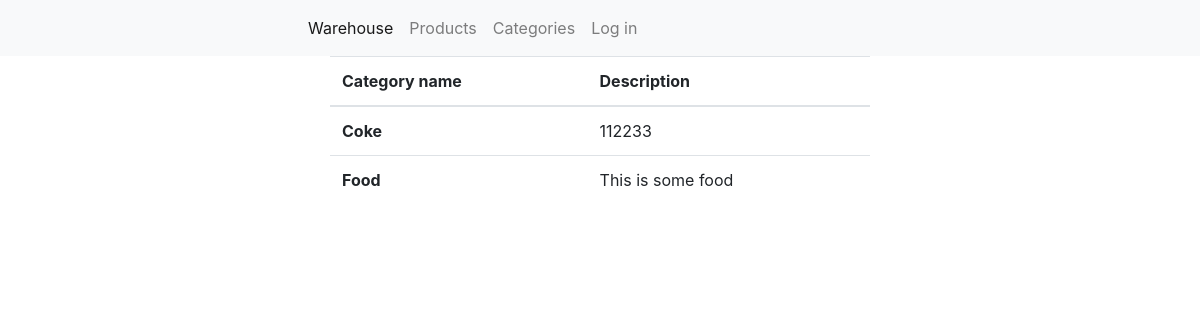
The page /categories/ on the database as committed earlier.
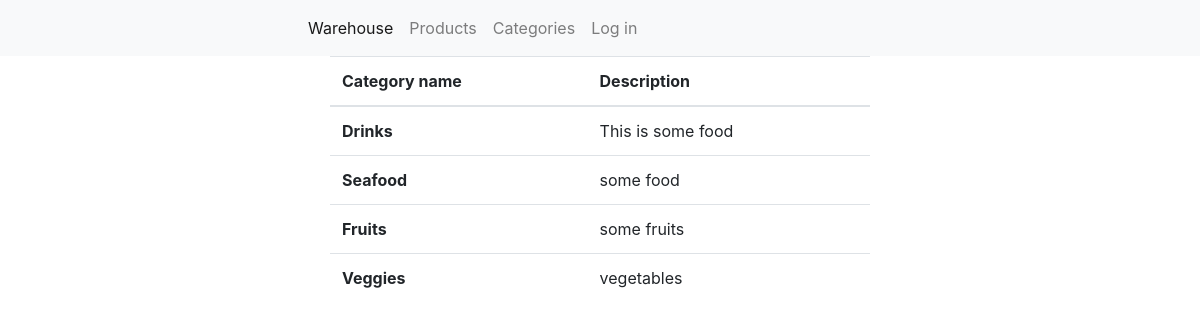
The same page on the database as committed later.
### app/models.py (models this page shows, shortened)
class Category(models.Model):
    category_name = models.CharField(max_length=25)
    description = models.CharField(max_length=255)

### app/views.py (the view)
# urls.py: path('categories/', views.categories, name='categories'),
def categories(request):
    categories = Category.objects.all()
    context = {'categories': categories}
    return render(request, 'app/category.html', context)

### app/templates/app/category.html (shortened to what this page needs)
<!DOCTYPE html>
<html lang="en">
<head>
</head>
<body>
{% extends 'main.html' %}
{% block content %}
<table class="table elements-table">
  <thead>
    <tr>
      <th scope="col">Category name</th>
      <th scope="col">Description</th>
    </tr>
  </thead>
  <tbody>
  {% for category in categories %}
    <tr>
      <th>{{category.category_name}}</th>
      <td>{{category.description}}</td>
    </tr>
  {% endfor %}
  </tbody>
</table>
    {% endblock content %}

### templates/main.html (shortened to what this page needs)
<!DOCTYPE html>
{% load static %}
<html lang="en">
<head>
    <link rel="stylesheet" href="https://cdn.jsdelivr.net/npm/bootstrap@4.0.0/dist/css/bootstrap.min.css">
    <link rel="stylesheet" href="{% static 'styles/app.css' %}" />
</head>
<body>
    {% include 'navbar.html' %}
    {% block content %}
    {% endblock content %}
</body>
</html>

### templates/navbar.html (shortened to what this page needs)
<!DOCTYPE html>
<html lang="en">
<head>
</head>
<body>
    <nav class="navbar navbar-expand-lg navbar-light bg-light navbar-items">
      <div class="collapse navbar-collapse" id="navbarNavAltMarkup">
        <div class="navbar-nav">
          <a class="nav-item nav-link active" href="{% url 'home' %}">Warehouse</a>
          <a class="nav-item nav-link" href="{% url 'products' %}">Products</a>
          <a class="nav-item nav-link" href="{% url 'categories' %}">Categories</a>
          {% if request.user.is_authenticated%}
            <a class="nav-item nav-link" href="{% url 'logout' %}">Log out</a>
          {% else %}
            <a class="nav-item nav-link" href="{% url 'login' %}">Log in</a>
          {% endif %}
        </div>
      </div>
    </nav>
</body>
</html>

### static/styles/app.css (style rules this page uses)
.navbar-items { padding: 0.5rem 25%; }
.elements-table { width: 45%; margin: auto; }

Rows that differ between the two databases and show on the page:
removed Category: category_name "Coke", description "112233"
removed Category: category_name "Food", description "This is some food"
added Category: category_name "Drinks", description "This is some food"
added Category: category_name "Seafood", description "some food"
added Category: category_name "Fruits", description "some fruits"
added Category: category_name "Veggies", description "vegetables"
